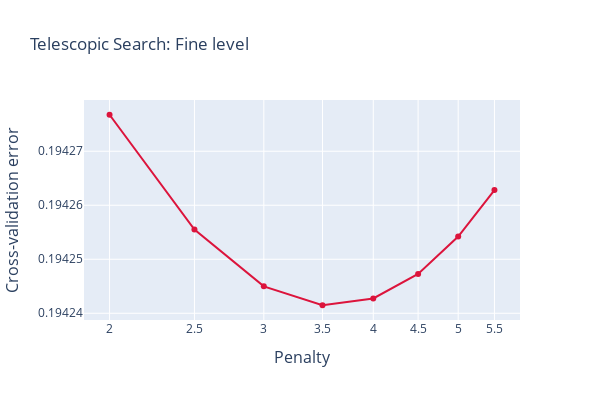

Source (notebook cell):
### Code cell
fig = go.Figure()

fig.add_trace(
    go.Scatter(
        x = alphas2,
        y= cv_ridge2,
        line = dict(color='crimson', width=2)
        ),
)



fig.update_layout(
   
    xaxis=go.layout.XAxis(
        title=go.layout.xaxis.Title(
            text="Penalty",
            font=dict(
                size=16
            )
        )
    ),
    
    yaxis=go.layout.YAxis(
        title=go.layout.yaxis.Title(
            text="Cross-validation error",
            font=dict(
                size=16
            ),
        )
    ),
)


fig.update_layout(height=400,
                width = 600,
                title = 'Telescopic Search: Fine level', 
                  xaxis_type="log", 
                  showlegend=False)

fig.show()

### Figure 1 — Plotly figure (JSON) as saved in the notebook; plotly's stock layout.template omitted (floating-point values rounded to 4 significant figures)
{"data": [{"line": {"color": "crimson", "width": 2}, "type": "scatter", "x": [2, 2.5, 3, 3.5, 4, 4.5, 5, 5.5], "y": [0.1943, 0.1943, 0.1942, 0.1942, 0.1942, 0.1942, 0.1943, 0.1943]}], "layout": {"height": 400, "showlegend": false, "title": {"text": "Telescopic Search: Fine level"}, "width": 600, "xaxis": {"title": {"font": {"size": 16}, "text": "Penalty"}, "type": "log"}, "yaxis": {"title": {"font": {"size": 16}, "text": "Cross-validation error"}}}}
